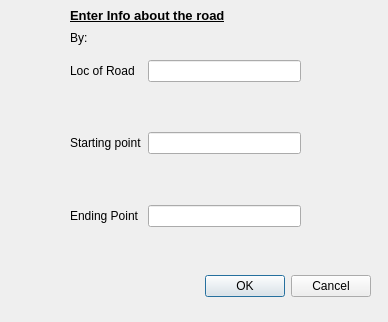
<?xml version="1.0" encoding="UTF-8"?>
<ui version="4.0">
 <class>Dialog</class>
 <widget class="QDialog" name="Dialog">
  <property name="geometry">
   <rect>
    <x>0</x>
    <y>0</y>
    <width>388</width>
    <height>322</height>
   </rect>
  </property>
  <property name="font">
   <font>
    <pointsize>9</pointsize>
   </font>
  </property>
  <property name="windowTitle">
   <string>Dialog</string>
  </property>
  <widget class="QDialogButtonBox" name="buttonBox">
   <property name="geometry">
    <rect>
     <x>30</x>
     <y>270</y>
     <width>341</width>
     <height>32</height>
    </rect>
   </property>
   <property name="orientation">
    <enum>Qt::Horizontal</enum>
   </property>
   <property name="standardButtons">
    <set>QDialogButtonBox::Cancel|QDialogButtonBox::Ok</set>
   </property>
  </widget>
  <widget class="QWidget" name="formLayoutWidget">
   <property name="geometry">
    <rect>
     <x>70</x>
     <y>60</y>
     <width>231</width>
     <height>211</height>
    </rect>
   </property>
   <layout class="QFormLayout" name="formLayout">
    <item row="0" column="0">
     <widget class="QLabel" name="label">
      <property name="text">
       <string>Loc of Road</string>
      </property>
     </widget>
    </item>
    <item row="0" column="1">
     <widget class="QLineEdit" name="locRoadInput"/>
    </item>
    <item row="1" column="0" colspan="2">
     <spacer name="verticalSpacer">
      <property name="orientation">
       <enum>Qt::Vertical</enum>
      </property>
      <property name="sizeHint" stdset="0">
       <size>
        <width>20</width>
        <height>40</height>
       </size>
      </property>
     </spacer>
    </item>
    <item row="2" column="0">
     <widget class="QLabel" name="label_2">
      <property name="text">
       <string>Starting point</string>
      </property>
     </widget>
    </item>
    <item row="2" column="1">
     <widget class="QLineEdit" name="startingPointInput"/>
    </item>
    <item row="4" column="0">
     <widget class="QLabel" name="label_3">
      <property name="text">
       <string>Ending Point</string>
      </property>
     </widget>
    </item>
    <item row="4" column="1">
     <widget class="QLineEdit" name="endingPointInput"/>
    </item>
    <item row="3" column="0" colspan="2">
     <spacer name="verticalSpacer_2">
      <property name="orientation">
       <enum>Qt::Vertical</enum>
      </property>
      <property name="sizeHint" stdset="0">
       <size>
        <width>20</width>
        <height>40</height>
       </size>
      </property>
     </spacer>
    </item>
    <item row="5" column="0" colspan="2">
     <spacer name="verticalSpacer_3">
      <property name="orientation">
       <enum>Qt::Vertical</enum>
      </property>
      <property name="sizeHint" stdset="0">
       <size>
        <width>20</width>
        <height>40</height>
       </size>
      </property>
     </spacer>
    </item>
   </layout>
  </widget>
  <widget class="QLabel" name="label_4">
   <property name="geometry">
    <rect>
     <x>70</x>
     <y>0</y>
     <width>221</width>
     <height>31</height>
    </rect>
   </property>
   <property name="font">
    <font>
     <pointsize>10</pointsize>
     <weight>75</weight>
     <bold>true</bold>
     <underline>true</underline>
    </font>
   </property>
   <property name="text">
    <string>Enter Info about the road</string>
   </property>
  </widget>
  <widget class="QLabel" name="residentName">
   <property name="geometry">
    <rect>
     <x>70</x>
     <y>30</y>
     <width>221</width>
     <height>16</height>
    </rect>
   </property>
   <property name="text">
    <string>By:</string>
   </property>
  </widget>
 </widget>
 <resources/>
 <connections>
  <connection>
   <sender>buttonBox</sender>
   <signal>accepted()</signal>
   <receiver>Dialog</receiver>
   <slot>accept()</slot>
   <hints>
    <hint type="sourcelabel">
     <x>248</x>
     <y>254</y>
    </hint>
    <hint type="destinationlabel">
     <x>157</x>
     <y>274</y>
    </hint>
   </hints>
  </connection>
  <connection>
   <sender>buttonBox</sender>
   <signal>rejected()</signal>
   <receiver>Dialog</receiver>
   <slot>reject()</slot>
   <hints>
    <hint type="sourcelabel">
     <x>316</x>
     <y>260</y>
    </hint>
    <hint type="destinationlabel">
     <x>286</x>
     <y>274</y>
    </hint>
   </hints>
  </connection>
 </connections>
</ui>
